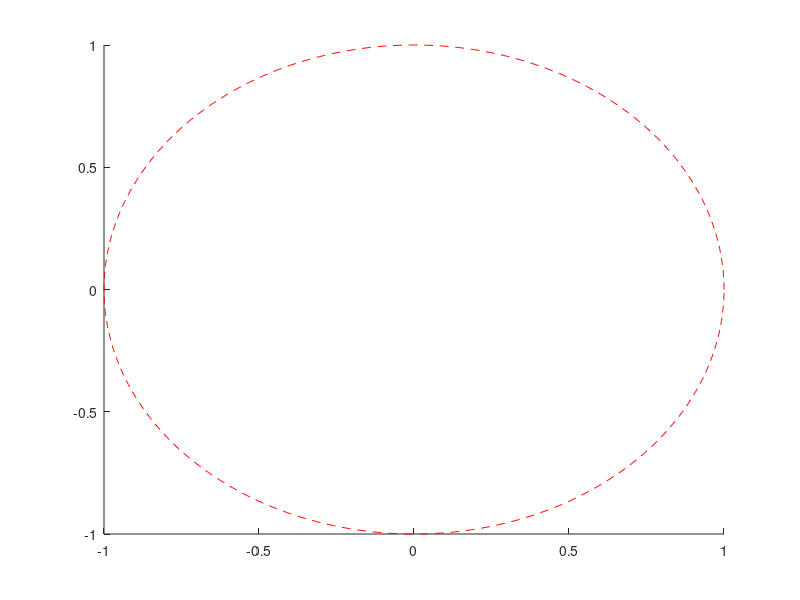

MATLAB code for this plot:
n = 1000; %// Define number of points on circle
theta = linspace(0, 2*pi, n);
x = cos(theta);
y = sin(theta);
hold on;
plot(x, y,'r--'); %// Unit circle